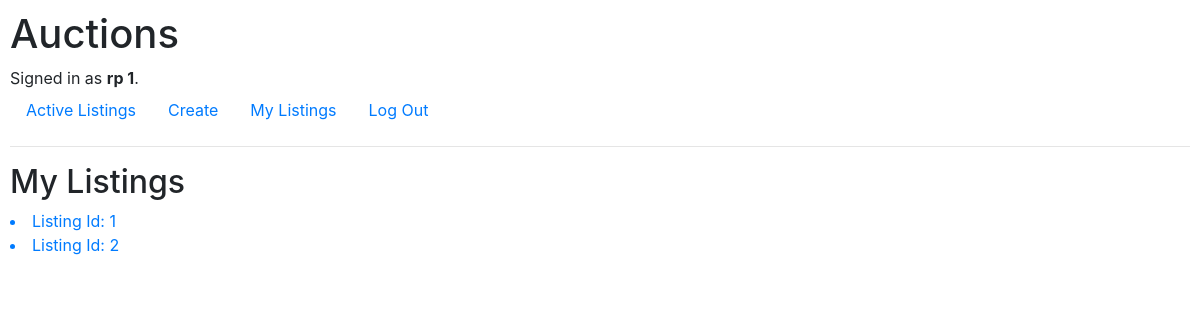
Page /my_listings (signed in) on the earlier database version.
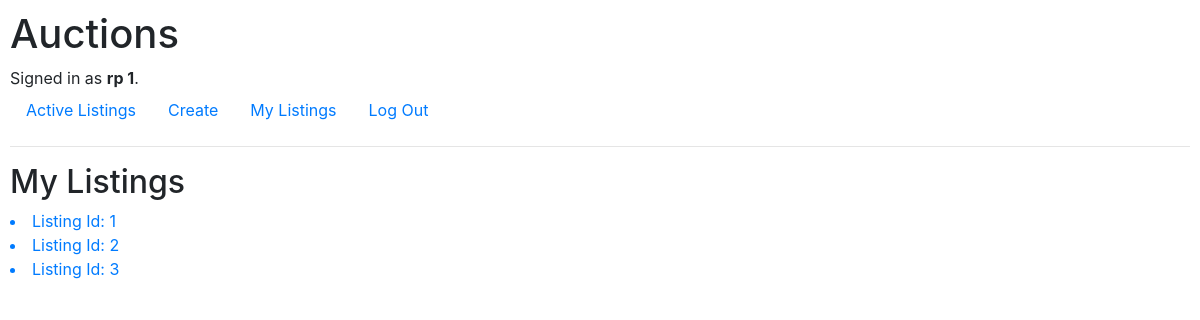
Same page on the later database version.
### auctions/models.py (models this page shows, shortened)
class Listings(models.Model):
    STATUS_CHOICES = [
        ('active', 'Active'),
        ('draft', 'Draft'),
        ('closed', 'Closed'),
        ('deleted', 'Deleted'),
    ]
    id = models.IntegerField(primary_key=True)
    category_id = models.ForeignKey(Categories, null=False, on_delete=models.CASCADE)
    title = models.CharField(max_length=225, unique=True, null=False)
    description = models.TextField(null=False)
    listing_price = models.DecimalField(max_digits=5, decimal_places=2, null=False)
    datetime_added = models.DateTimeField(default= dt.now, editable=False) #or use auto_now_add=True for default dt
    added_by_user_id = models.ForeignKey(Users, null=False, on_delete=models.CASCADE)
    status = models.CharField(max_length=8, choices=STATUS_CHOICES, default= 'active')
    class Meta:
        pass

### auctions/views.py (the view)
# urls.py: path("my_listings", views.my_listings, name="my_listings"),
@login_required
def my_listings(request):
    all_listings = Listings.objects.filter(added_by_user_id = request.user.id)
    for l in all_listings:
        print(l.id, l.category_id, l.title, l.added_by_user_id)
    return render(request, "auctions/my_listings.html", {
        "listings" : all_listings
        })

### auctions/models.py (called while the page is built)
    def __str__(self):
        return f"{self.category}"

### auctions/templates/auctions/my_listings.html
{% extends "auctions/layout.html" %}
{% block body %}
<div>
    <h2>My Listings</h2>
    {% if user.is_authenticated %}
        {% for listing in listings %}
        <a href="{% url 'auctions:listing_view' listing.id %}">
        <li>Listing Id: {{ listing.id }}</li></a>
        {% endfor %}
    {% endif %}
</div>
{% endblock %}

Differences in the rows shown:
now on this page (row edited): Listings: id "3"
